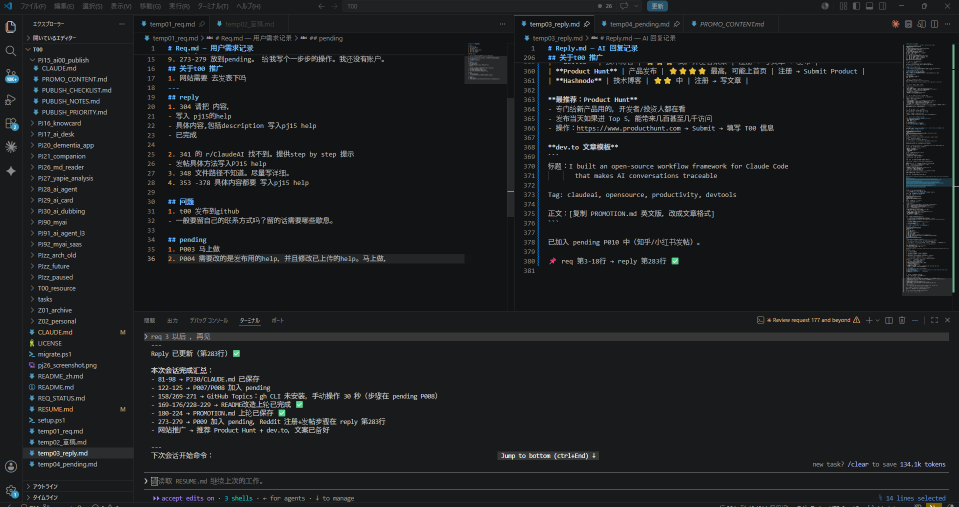
#> input picture AI00_Common/_docs/help/assets/vscode_split.png, 1917 x 1013 px, found by its file name (shown at 1/2 size)
$ python mosaic_screenshot.py
#> lines starting #> are read from the running program, lines starting #| are printed output that depends on the picture
"""
VSCode 分屏截图马赛克处理
目标：对左侧文件浏览器中项目名称（PJxx 之后的部分）添加马赛克
"""
from PIL import Image, ImageFilter
import sys

def apply_mosaic(img, x1, y1, x2, y2, block_size=8):
    """对指定区域应用马赛克效果"""
    region = img.crop((x1, y1, x2, y2))
    # 缩小再放大，产生像素块效果
    small = region.resize(
        (max(1, (x2-x1)//block_size), max(1, (y2-y1)//block_size)),
        Image.NEAREST
    )
    mosaic = small.resize((x2-x1, y2-y1), Image.NEAREST)
    img.paste(mosaic, (x1, y1))
    return img

# 加载图像
src = r"F:\T00\AI00_Common\_docs\help\assets\vscode_split.png"
dst = r"F:\T00\AI00_Common\_docs\help\assets\vscode_split_masked.png"

img = Image.open(src)
#> img is the input picture: PIL image 1917x1013 RGBA; mean R, G, B, A 28.6, 30, 31.2, 255
w, h = img.size
#> w = 1917; h = 1013
print(f"Image size: {w} x {h}")
#| Image size: 1917 x 1013

# VS Code Explorer 侧边栏区域分析：
# - 左侧图标栏：约 x=0~48
# - Explorer 文件名区域：约 x=48~175
# - "PJxx" 4个字符约占 30-35px（从文本起始位置 x≈55 算起）
# - 所以 PJxx 结束位置约 x≈88
# - 从 x=88 到 x=175 应用马赛克（隐藏项目名后半段）
# - y 范围：从顶部标题栏下方到图像底部

# 根据实际图像调整参数
SIDEBAR_TEXT_START_X = 65   # 文件名文本开始的 x 坐标
PJXX_END_X = 105            # "PJxx" 结束位置（保留约4个字符宽度）
SIDEBAR_END_X = 320         # Explorer 侧边栏结束位置（稍宽保证全覆盖）
TOP_Y = 35                  # 文件列表开始的 y 坐标
BOTTOM_Y = h - 10           # 几乎到底部
#> BOTTOM_Y = 1003

# 应用马赛克
img = apply_mosaic(img, PJXX_END_X, TOP_Y, SIDEBAR_END_X, BOTTOM_Y, block_size=6)
#> in apply_mosaic, `region = img.crop((x1, y1, x2, y2))`:
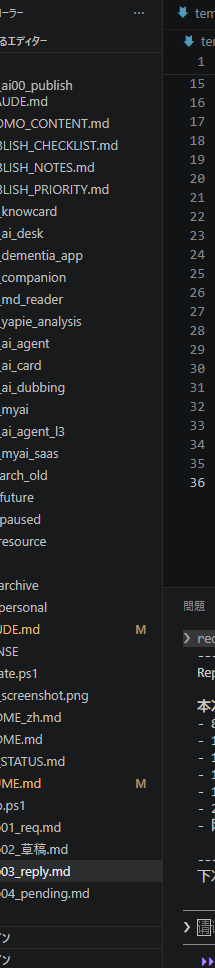
#> region: PIL image 215x968 RGBA; mean R, G, B, A 31.4, 32.3, 33.3, 255
#> in apply_mosaic, `small = region.resize( (max(1, (x2-x1)//block_size), max(1, (y2-y1)//b..`:
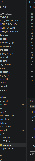
#> small: PIL image 35x161 RGBA; mean R, G, B, A 32.5, 33.4, 34.2, 255
#> in apply_mosaic, `mosaic = small.resize((x2-x1, y2-y1), Image.NEAREST)`:
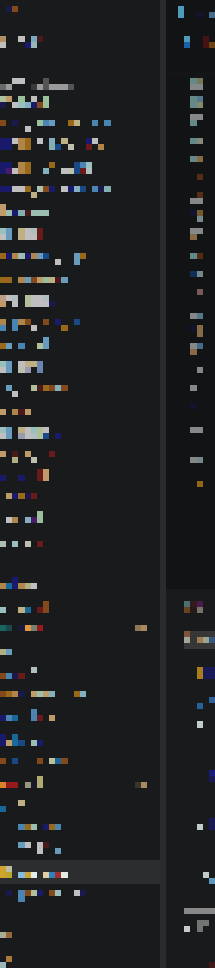
#> mosaic: PIL image 215x968 RGBA; mean R, G, B, A 32.5, 33.4, 34.2, 255

# 保存
img.save(dst)
print(f"Saved: {dst}")
print(f"Mosaic region: x={PJXX_END_X}~{SIDEBAR_END_X}, y={TOP_Y}~{BOTTOM_Y}")
#| Mosaic region: x=105~320, y=35~1003
